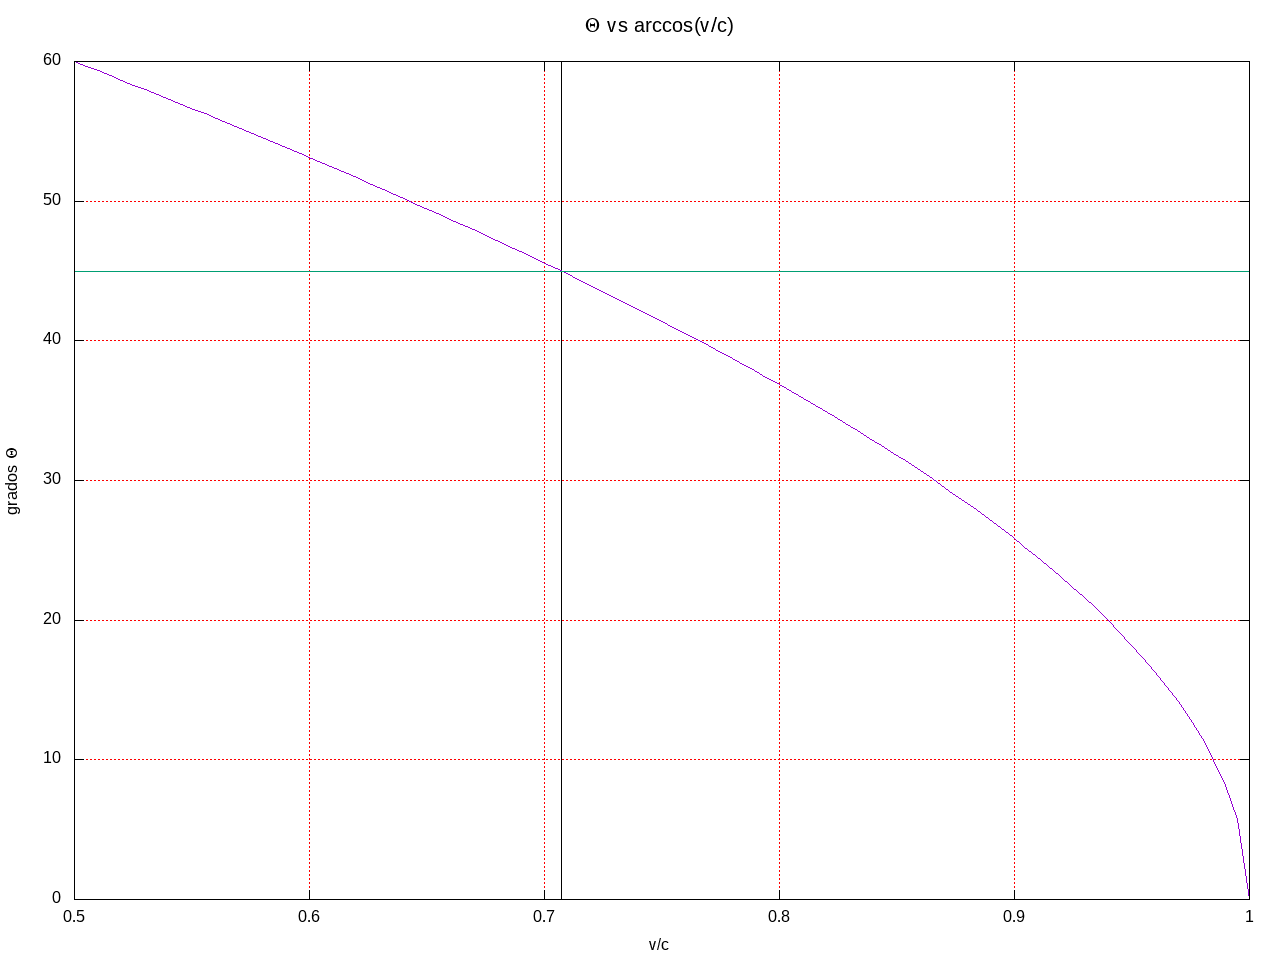

The script that saved this image:
set terminal png size 1280,960
#set terminal x11 1
set output 'theta_vs_vel.png'
set style increment default
set title "{/Symbol Q} vs arccos(v/c)"

set xlabel "v/c"
set ylabel "grados {/Symbol Q}"
set title  font ",15" norotate

set grid lt 0 lw 0.5 lc rgb "#ff0000"
set arrow from 0.7071, graph 0 to 0.7071, graph 1 nohead
plot [0.5:1] (acos(x))*180/pi notitle, (0.785398)*180/pi notitle

